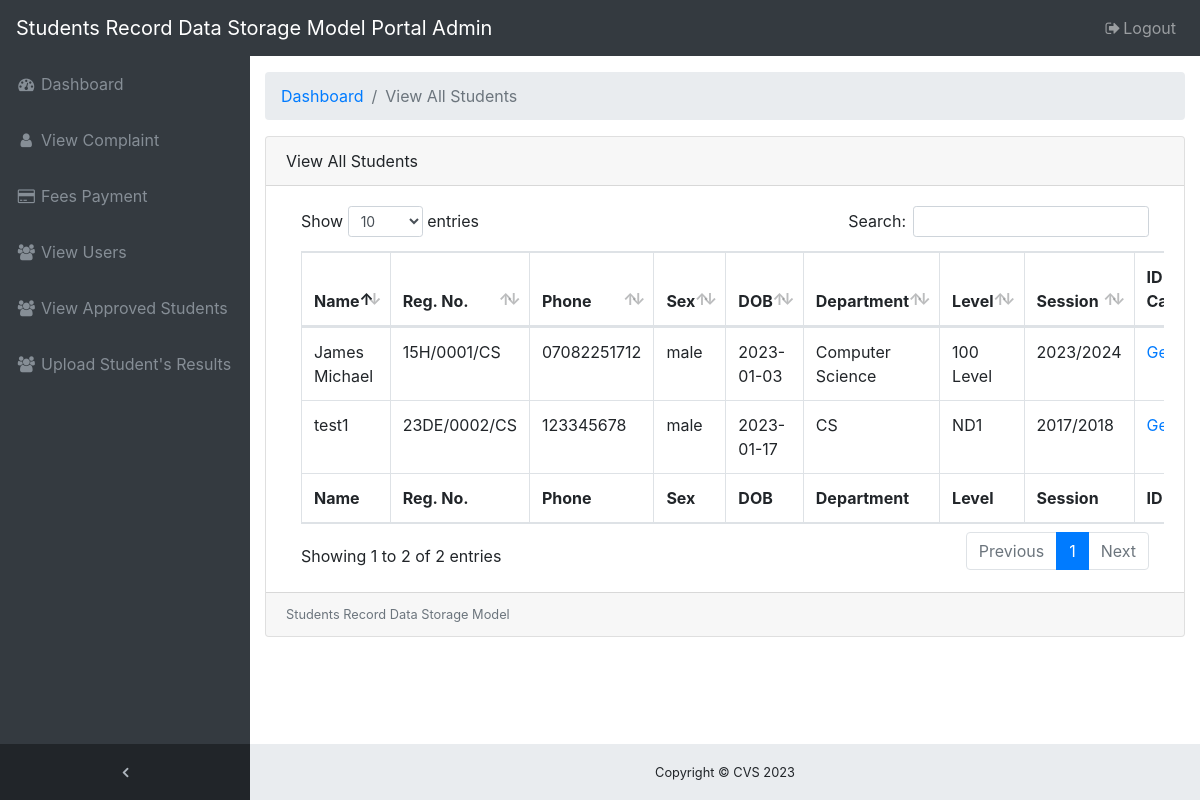
/admin/view_users2.php (signed in), run on the app's committed database.
### tables this page shows
CREATE TABLE IF NOT EXISTS `student` (
  `id` int(255) NOT NULL AUTO_INCREMENT,
  `regno` varchar(100) NOT NULL,
  `name` varchar(255) NOT NULL,
  `email` varchar(100) NOT NULL,
  `sex` varchar(50) NOT NULL,
  `dob` varchar(100) NOT NULL,
  `department` varchar(100) NOT NULL,
  `level` varchar(100) NOT NULL,
  `session` varchar(100) NOT NULL,
  `address` varchar(2000) NOT NULL,
  `waec` varchar(100) NOT NULL,
  `nd` varchar(100) NOT NULL,
  `passport` varchar(255) NOT NULL,
  `birth` varchar(100) NOT NULL,
  `attestation` varchar(100) NOT NULL,
  `fees` varchar(100) NOT NULL,
  `date` varchar(100) NOT NULL,
  `status` varchar(100) NOT NULL,
  `petname` varchar(200) NOT NULL,
  PRIMARY KEY (`id`)
);

### admin/view_users2.php (the view, shortened to what this page needs)
<?php
$allow = "no";
require_once('db.php');
?>
<!DOCTYPE html>
<html lang="en">
<?php
include_once('head.php');
$sql = "SELECT * FROM `student` WHERE  `status` = 'Approved';";
    $query=mysqli_query($conn,$sql);
     $numrow=mysqli_num_rows($query);
      if($numrow>0){
      $result=mysqli_fetch_array($query,MYSQLI_ASSOC);
      $id=$result['id'];
      $name=$result['name'];
      $regno=$result['regno'];
      $email=$result['email'];
      $sex=$result['sex'];
      $dob=$result['dob'];
      $department=$result['department'];
      $level=$result['level'];
      $session=$result['session'];
       while ($result=mysqli_fetch_array($query)) {
               $id=$id."||".$result['id'];
               $name=$name."||".$result['name'];
               $regno=$regno."||".$result['regno'];
               $email=$email."||".$result['email'];
               $sex=$sex."||".$result['sex'];
               $dob=$dob."||".$result['dob'];
               $department=$department."||".$result['department'];
               $level=$level."||".$result['level'];
               $session=$session."||".$result['session'];
             }
                      $id2=explode("||", $id);
                      $name2=explode("||", $name);
                      $regno2=explode("||", $regno);
                      $email2=explode("||", $email);
                      $sex2=explode("||", $sex);
                      $dob2=explode("||", $dob);
                      $department2=explode("||", $department);
                      $level2=explode("||", $level);
                      $session2=explode("||", $session);
                      $allow = "yes";
                      $px=count($id2);
                    }
?>
  <div class="content-wrapper">
    <div class="container-fluid">
      <ol class="breadcrumb">
        <li class="breadcrumb-item">
          <a href="#">Dashboard</a>
        </li>
        <li class="breadcrumb-item active">View All Students</li>
      </ol>
      <div class="card mb-3">
        <div class="card-header">
           View All Students</div>
        <div class="card-body">
          <div class="table-responsive">
          <form method="POST" action="">
            <table class="table table-bordered" id="dataTable" width="100%" cellspacing="0">
              <thead>
                <tr>
                   <th>Name</th>
                   <th>Reg. No.</th>
                  <th>Phone</th>
                  <th>Sex</th>
                  <th>DOB</th>
                  <th>Department</th>
                  <th>Level</th>
                  <th>Session</th>
				  <th>ID Card</th>
                </tr>
              </thead>
              <tfoot>
                <tr>
                   <th>Name</th>
                   <th>Reg. No.</th>
                  <th>Phone</th>
                  <th>Sex</th>
                  <th>DOB</th>
                  <th>Department</th>
                  <th>Level</th>
                  <th>Session</th>
                  <th>ID Card</th>
              </tfoot>
               <tbody>
               <?php
               if($allow === "yes"){
              for ($i=0; $i < $px; $i++) {
            ?>
                <tr>
                  <td><?php echo $name2[$i]; ?></td>
                  <td><?php echo $regno2[$i]; ?></td>
                  <td><?php echo $email2[$i]; ?></td>
                  <td><?php echo $sex2[$i]; ?></td>
                  <td><?php echo $dob2[$i]; ?></td>
                  <td><?php echo $department2[$i]; ?></td>
                 <td><?php echo $level2[$i]; ?></td>
                 <td><?php echo $session2[$i]; ?></td>
                 <td><a href='<?php echo"idcard.php?asjajs666uassa&asyuusas7&idcard=".$id2[$i]."&asjajs666uassa&asyuusas7&asasjyt6"; ?>'>Generate</a></td>
                </tr>
                  <?php
                  }}
                  ?>
              </tbody>
            </table>
            </form>
          </div>
        </div>
        <div class="card-footer small text-muted">Students Record Data Storage Model</div>
      </div>
    </div>
    <footer class="sticky-footer">
      <div class="container">
        <div class="text-center">
          <small>Copyright &copy; CVS <?php echo date("Y"); ?></small>
        </div>
      </div>
    </footer>
  </div>
</body>
</html>

### admin/css/sb-admin.css (style rules this page uses)
html { position: relative; min-height: 100%; }
body { overflow-x: hidden; }
body.sticky-footer { margin-bottom: 56px; }
body.sticky-footer .content-wrapper { min-height: calc(100vh - 56px - 56px); }
body.fixed-nav { padding-top: 56px; }
.content-wrapper { min-height: calc(100vh - 56px); padding-top: 1rem; }
.content-wrapper { overflow-x: hidden; background: white; }
@media (min-width: 992px) { .content-wrapper { margin-left: 250px; } }
footer.sticky-footer { position: absolute; right: 0; bottom: 0; width: 100%; height: 56px; background-color: #e9ecef; line-height: 55px; }
@media (min-width: 992px) { footer.sticky-footer { width: calc(100% - 250px); } }

### data on the page
student: name "James Michael", regno "15H/0001/CS", email "07082251712", sex "male", dob "2023-01-03", department "Computer Science", level "100 Level", session "2023/2024"

### other printed values
$name2[$i] "test1"
$regno2[$i] "23DE/0002/CS"
$email2[$i] "123345678"
$dob2[$i] "2023-01-17"
$department2[$i] "CS"
$level2[$i] "ND1"
$session2[$i] "2017/2018"
